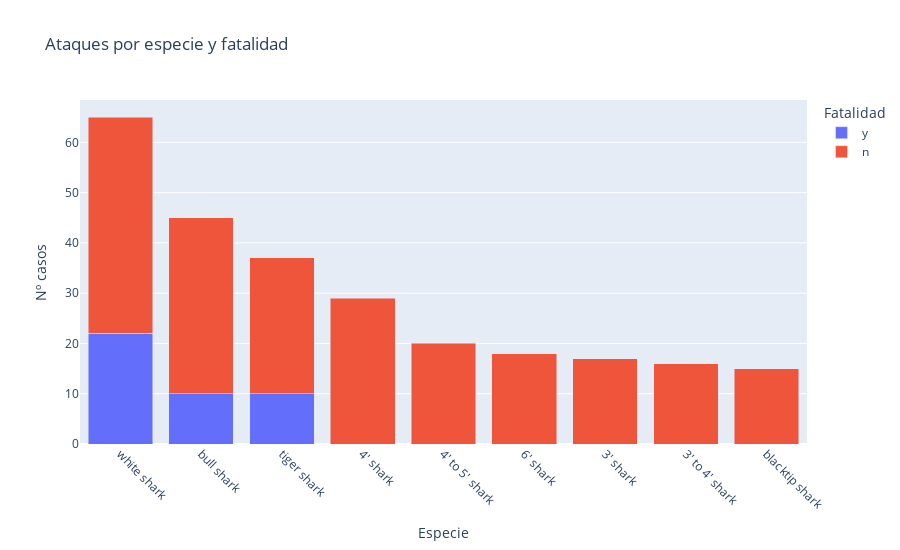

The notebook cell this image was saved under:
### Code cell
fig = px.bar(
    sp_fatal_top.sort_values("total", ascending=False),
    x="species",
    y="count",
    color="fatal_y/n",
    title="Ataques por especie y fatalidad",
    labels={"species":"Especie","count":"Nº casos","fatal_y/n":"Fatalidad"},
    category_orders={"species": species_order}
)
fig.update_layout(
    xaxis_tickangle=45,
    barmode="stack",
    height=550
)
fig.show()

### Figure 1 — Plotly figure (JSON) as saved in the notebook; plotly's stock layout.template omitted (floating-point values rounded to 4 significant figures)
{"data": [{"hovertemplate": "Fatalidad=y<br>Especie=%{x}<br>Nº casos=%{y}<extra></extra>", "legendgroup": "y", "marker": {"color": "#636efa", "pattern": {"shape": ""}}, "name": "y", "orientation": "v", "showlegend": true, "textposition": "auto", "type": "bar", "x": ["white shark", "bull shark", "tiger shark"], "xaxis": "x", "y": [22, 10, 10], "yaxis": "y"}, {"hovertemplate": "Fatalidad=n<br>Especie=%{x}<br>Nº casos=%{y}<extra></extra>", "legendgroup": "n", "marker": {"color": "#EF553B", "pattern": {"shape": ""}}, "name": "n", "orientation": "v", "showlegend": true, "textposition": "auto", "type": "bar", "x": ["white shark", "bull shark", "tiger shark", "4' shark", "4' to 5' shark", "6' shark", "3' shark", "3' to 4' shark", "blacktip shark"], "xaxis": "x", "y": [43, 35, 27, 29, 20, 18, 17, 16, 15], "yaxis": "y"}], "layout": {"barmode": "stack", "height": 550, "legend": {"title": {"text": "Fatalidad"}, "tracegroupgap": 0}, "title": {"text": "Ataques por especie y fatalidad"}, "xaxis": {"anchor": "y", "categoryarray": ["white shark", "bull shark", "tiger shark", "4' shark", "4' to 5' shark", "6' shark", "3' shark", "3' to 4' shark", "blacktip shark"], "categoryorder": "array", "domain": [0, 1], "tickangle": 45, "title": {"text": "Especie"}}, "yaxis": {"anchor": "x", "domain": [0, 1], "title": {"text": "Nº casos"}}}}
